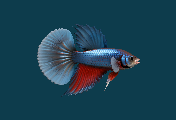
#> input picture models/thumbs/betta_rigged.glb.png, 176 x 120 px; its folder holds 4 pictures in this run
$ python make_thumbs.py
#> lines starting #> are read from the running program, lines starting #| are printed output that depends on the picture
"""把 models/*.glb 预渲染成列表用的缩略图（models/thumbs/<名字>.png）。

为什么要预渲染：图鉴/商店的图标如果现场用 WebGL 离屏渲染 45k 面的蒙皮模型，
在软件渲染环境下会把主线程卡住（启动时要画十几张，直接卡死）。
离线渲成 176×120 的小图后，前端只是 drawImage，成本接近 0。

用法: python3 tools/make_thumbs.py [宽] [高]
"""
import os
import subprocess
import sys

ROOT = os.path.dirname(os.path.dirname(os.path.abspath(__file__)))
MODELS = os.path.join(ROOT, 'models')
OUT = os.path.join(MODELS, 'thumbs')
W = sys.argv[1] if len(sys.argv) > 1 else '176'
H = sys.argv[2] if len(sys.argv) > 2 else '120'

os.makedirs(OUT, exist_ok=True)
BASE_ENV = dict(os.environ, QR_BG='13,60,76')      # 和离屏缩略图同一套深青底色
# 这两个 AI 摆件是 Z-up（长轴 -Z），按默认正面渲只会拍到横截面；
# 浮萍是贴水面的极扁模型，正面看只剩一条线，改用俯视。
# 砂盘底座已由 trim_decor_base.py 从几何删除，无需再按高度裁切。
VIEW_OF = {
    'anubias.glb': {'QR_AXIS': 'z'},      # 砂盘已由 trim_decor_base.py 从几何删除
    'hornwort.glb': {'QR_AXIS': 'z'},
    'duckweed.glb': {'QR_VIEW': 'top'},
    # 11-17 新接入的 4 个 AI 水草同样以 Z 为竖直轴，不扶正会拍成俯视截面
    # （蜈蚣草会被拍成一朵正面莲座、莫斯只剩底下的砂盘）。
    'sword.glb': {'QR_AXIS': 'z'},
    'hairgrass.glb': {'QR_AXIS': 'z'},
    'moss.glb': {'QR_AXIS': 'z'},
    'elodea.glb': {'QR_AXIS': 'z'},
}
files = sorted(f for f in os.listdir(MODELS) if f.endswith('.glb'))
for f in files:
    src = os.path.join(MODELS, f)
    dst = os.path.join(OUT, f + '.png')
    env = {k: v for k, v in BASE_ENV.items() if k not in ('QR_AXIS', 'QR_VIEW', 'QR_CUT')}
    env.update(VIEW_OF.get(f, {}))
    r = subprocess.run([sys.executable, os.path.join(ROOT, 'tools', 'quick_render.py'),
                        src, dst, W, H], env=env, capture_output=True, text=True)
    if r.returncode == 0:
        print('OK  %-26s %6.1f KB' % (f, os.path.getsize(dst) / 1024))
    else:
        print('FAIL', f, (r.stderr or r.stdout).strip()[:200])

# ---- 共用写实模型的培育品种：派生染色缩略图 ----
# render.js:glbLookOf() 对「共用基础品种 GLB 的 breedGroup 品种」启用 soft 双色重映射，
# 但列表小图标是静态 PNG，不会走 shader。这里离线复刻同一套公式派生一张，
# 让 betta_red / betta_white 在图鉴列表里也能和暹罗斗鱼区分开。
# c1/c2 与 species.js 的 look 一致；权重 0.45 对应 shader 的 soft 分支。
LOOK_ICONS = [
    ('betta_rigged.glb', 'betta_red',   '#d8363f', '#681221', 0.45),
    ('betta_rigged.glb', 'betta_white', '#e8eef0', '#8fa5b4', 0.45),
]

def _rgb(h):
    h = h.lstrip('#')
    return [int(h[i:i + 2], 16) / 255.0 for i in (0, 2, 4)]

def _smoothstep(a, b, x):
    t = max(0.0, min(1.0, (x - a) / (b - a)))
    return t * t * (3.0 - 2.0 * t)

try:
    from PIL import Image
except ImportError:
    Image = None

if Image:
    bg = tuple(int(v) for v in BASE_ENV['QR_BG'].split(','))
    for glb, sid, c1, c2, weight in LOOK_ICONS:
        src_png = os.path.join(OUT, glb + '.png')
        dst_png = os.path.join(OUT, glb + '__' + sid + '.png')
        if not os.path.exists(src_png):
            print('SKIP look icon', sid, '(基础图标缺失)')
            continue
        ca, cb = _rgb(c1), _rgb(c2)
        im = Image.open(src_png).convert('RGB')
#> im is the input picture: PIL image 176x120 RGB; mean R, G, B 26.1, 64.9, 81.2
        px = im.load()
        for y in range(im.height):
            for x in range(im.width):
                r, g, bl = px[x, y]
                dist = abs(r - bg[0]) + abs(g - bg[1]) + abs(bl - bg[2])
                if dist < 12:                       # 纯背景，不动
                    continue
                lum = (0.299 * r + 0.587 * g + 0.114 * bl) / 255.0
                mask = _smoothstep(0.10, 0.60, lum)
                scale = 0.70 + 0.55 * lum
                fg = _smoothstep(12, 60, float(dist))   # 抗锯齿边缘渐变，避免硬边
                w = weight * fg
                out = []
                for i, orig in enumerate((r, g, bl)):
                    target = (cb[i] + (ca[i] - cb[i]) * mask) * scale * 255.0
                    out.append(int(max(0, min(255, orig + (target - orig) * w))))
                px[x, y] = tuple(out)
        im.save(dst_png)
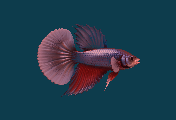
#> saved as betta_rigged.glb__betta_red.png: PIL image 176x120 RGB; mean R, G, B 31.1, 60.2, 75.9
        print('OK  %-30s %6.1f KB (look icon)' %
              (os.path.basename(dst_png), os.path.getsize(dst_png) / 1024))
